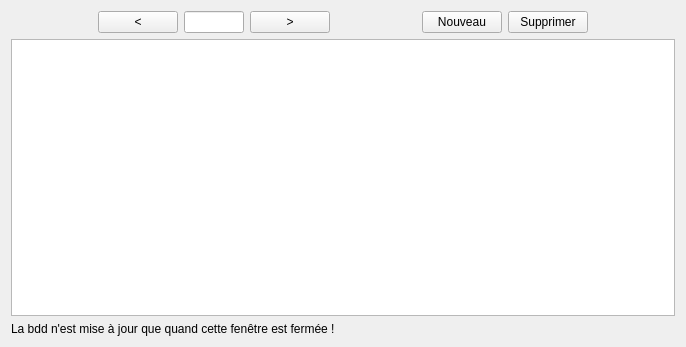
<?xml version="1.0" encoding="UTF-8"?>
<ui version="4.0">
 <class>Form</class>
 <widget class="QWidget" name="Form">
  <property name="geometry">
   <rect>
    <x>0</x>
    <y>0</y>
    <width>686</width>
    <height>347</height>
   </rect>
  </property>
  <property name="windowTitle">
   <string>Form</string>
  </property>
  <layout class="QVBoxLayout" name="verticalLayout">
   <item>
    <layout class="QHBoxLayout" name="horizontalLayout">
     <item>
      <spacer name="horizontalSpacer_2">
       <property name="orientation">
        <enum>Qt::Horizontal</enum>
       </property>
       <property name="sizeHint" stdset="0">
        <size>
         <width>40</width>
         <height>20</height>
        </size>
       </property>
      </spacer>
     </item>
     <item>
      <widget class="QPushButton" name="prev">
       <property name="text">
        <string>&lt;</string>
       </property>
      </widget>
     </item>
     <item>
      <widget class="QLineEdit" name="num">
       <property name="maximumSize">
        <size>
         <width>60</width>
         <height>16777215</height>
        </size>
       </property>
       <property name="readOnly">
        <bool>true</bool>
       </property>
      </widget>
     </item>
     <item>
      <widget class="QPushButton" name="next">
       <property name="text">
        <string>&gt;</string>
       </property>
      </widget>
     </item>
     <item>
      <spacer name="horizontalSpacer">
       <property name="orientation">
        <enum>Qt::Horizontal</enum>
       </property>
       <property name="sizeHint" stdset="0">
        <size>
         <width>40</width>
         <height>20</height>
        </size>
       </property>
      </spacer>
     </item>
     <item>
      <widget class="QPushButton" name="add">
       <property name="text">
        <string>Nouveau</string>
       </property>
      </widget>
     </item>
     <item>
      <widget class="QPushButton" name="remove">
       <property name="text">
        <string>Supprimer</string>
       </property>
      </widget>
     </item>
     <item>
      <spacer name="horizontalSpacer_3">
       <property name="orientation">
        <enum>Qt::Horizontal</enum>
       </property>
       <property name="sizeHint" stdset="0">
        <size>
         <width>40</width>
         <height>20</height>
        </size>
       </property>
      </spacer>
     </item>
    </layout>
   </item>
   <item>
    <widget class="QTextEdit" name="content"/>
   </item>
   <item>
    <widget class="QLabel" name="label">
     <property name="text">
      <string>La bdd n'est mise à jour que quand cette fenêtre est fermée !</string>
     </property>
    </widget>
   </item>
  </layout>
 </widget>
 <resources/>
 <connections/>
</ui>
